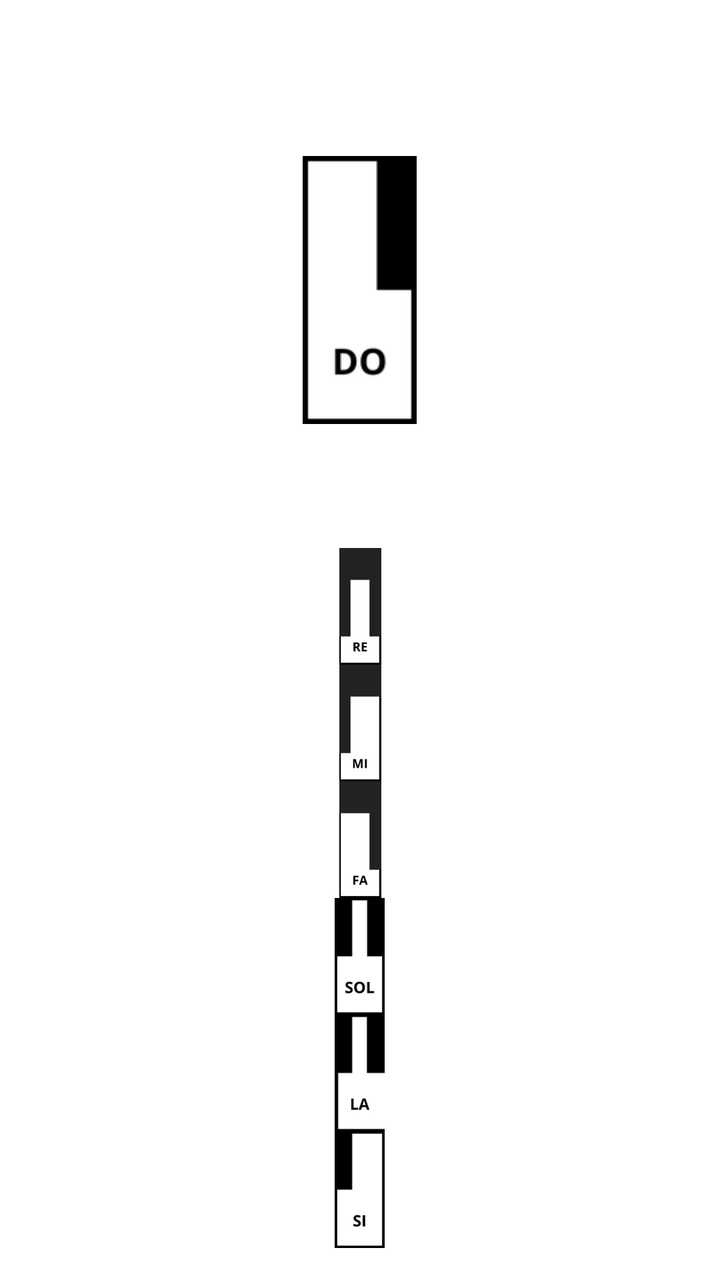
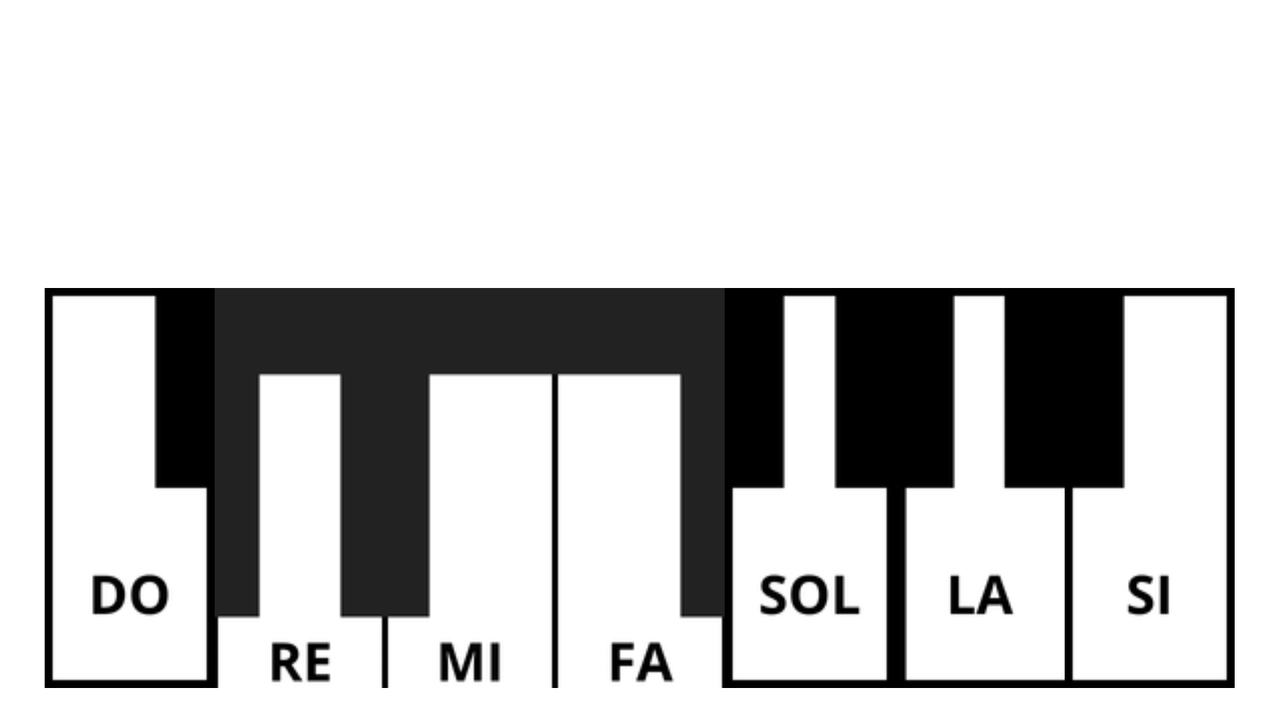

Compare how this app lays out the same screen by default and in its alternative resource folder. The renders come first, then the two layout files and the values they reference.
<!-- AndroidManifest.xml: application theme Theme.PianoGrupo03 -->
<!-- res/layout/activity_main.xml -->
<LinearLayout xmlns:android="http://schemas.android.com/apk/res/android"
    android:id="@+id/main"
    android:layout_width="match_parent"
    android:layout_height="match_parent"
    android:background="@color/white"
    android:gravity="center"
    android:orientation="vertical"
    android:padding="16dp">

    
    <ImageView
        android:id="@+id/img_do"
        android:layout_width="57dp"
        android:layout_height="wrap_content"
        android:layout_weight="1"
        android:contentDescription="nota do"
        android:src="@drawable/don" />

    
    <ImageView
        android:id="@+id/imgRe"
        android:layout_width="64dp"
        android:layout_height="0dp"
        android:layout_weight="1"
        android:contentDescription="nota re"
        android:src="@drawable/re" />

    
    <ImageView
        android:id="@+id/imgMi"
        android:layout_width="wrap_content"
        android:layout_height="0dp"
        android:layout_weight="1"
        android:contentDescription="nota mi"
        android:src="@drawable/mi" />

    
    <ImageView
        android:id="@+id/imgFa"
        android:layout_width="wrap_content"
        android:layout_height="0dp"
        android:layout_weight="1"
        android:contentDescription="notafa"
        android:src="@drawable/fa" />

    
    <ImageView
        android:id="@+id/imgSol"
        android:layout_width="wrap_content"
        android:layout_height="0dp"
        android:layout_weight="1"
        android:contentDescription="nota sol"
        android:src="@drawable/sol" />

    
    <ImageView
        android:id="@+id/imgLa"
        android:layout_width="wrap_content"
        android:layout_height="0dp"
        android:layout_weight="1"
        android:contentDescription="nota la"
        android:src="@drawable/la" />

    
    <ImageView
        android:id="@+id/imgSi"
        android:layout_width="wrap_content"
        android:layout_height="0dp"
        android:layout_weight="1"
        android:contentDescription="nota si"
        android:src="@drawable/si" />
</LinearLayout>
<!-- resources referenced by this layout -->
<resources>
  <!-- drawable don: png bitmap (drawable, 2767 bytes) -->
  <!-- drawable fa: png bitmap (drawable, 2893 bytes) -->
  <!-- drawable la: png bitmap (drawable, 2480 bytes) -->
  <!-- drawable mi: png bitmap (drawable, 2807 bytes) -->
  <!-- drawable re: png bitmap (drawable, 2810 bytes) -->
  <!-- drawable si: png bitmap (drawable, 2345 bytes) -->
  <!-- drawable sol: png bitmap (drawable, 3021 bytes) -->
  <style name="Theme.PianoGrupo03" parent="Base.Theme.PianoGrupo03" />
  <style name="Base.Theme.PianoGrupo03" parent="Theme.Material3.DayNight">
          
          
      </style>
</resources>
<!-- res/layout-land/activity_main.xml (the repository's variant of the layout above) -->
<!-- drawn on the phone turned sideways -->
<LinearLayout
    xmlns:android="http://schemas.android.com/apk/res/android"
    android:id="@+id/main"
    android:layout_width="match_parent"
    android:layout_height="match_parent"
    android:background="@color/white"
    android:orientation="horizontal"
    android:gravity="bottom|center"
    android:padding="16dp">

    
    <ImageButton
        android:id="@+id/img_do"
        android:layout_width="85dp"
        android:layout_height="200dp"
        android:contentDescription="@string/descripcionNotaDo"
        android:src="@drawable/don"
        android:onClick="sonidoDo"
        />

    
    <ImageButton
        android:id="@+id/imgRe"
        android:layout_width="85dp"
        android:layout_height="200dp"
        android:contentDescription="@string/DescripcionNotaRe"
        android:src="@drawable/re"
        android:onClick="sonidoRe"
        />

    
    <ImageButton
        android:id="@+id/imgMi"
        android:layout_width="85dp"
        android:layout_height="200dp"
        android:contentDescription="@string/DescripcionNotaMi"
        android:src="@drawable/mi"
        android:onClick="sonidoMi"
        />

    
    <ImageButton
        android:id="@+id/imgFa"
        android:layout_width="85dp"
        android:layout_height="200dp"
        android:contentDescription="@string/DescripcionNotaFa"
        android:src="@drawable/fa"
        android:onClick="sonidoFa"
        />

    
    <ImageButton
        android:id="@+id/imgSol"
        android:layout_width="85dp"
        android:layout_height="200dp"
        android:contentDescription="@string/DescripcionNotaSol"
        android:src="@drawable/sol"
        android:onClick="sonidoSol"
        />

    
    <ImageButton
        android:id="@+id/imgLa"
        android:layout_width="85dp"
        android:layout_height="200dp"
        android:contentDescription="@string/DescripcionNotaLa"
        android:src="@drawable/la"
        android:onClick="sonidoLa"
        />

    
    <ImageButton
        android:id="@+id/imgSi"
        android:layout_width="85dp"
        android:layout_height="200dp"
        android:contentDescription="@string/DescripcionNotaSi"
        android:src="@drawable/si"
        android:onClick="sonidoSi"
        />

</LinearLayout>
<!-- resources referenced by the variant -->
<!-- as the phone turned sideways resolves them -->
<resources>
  <!-- drawable don: png bitmap (drawable, 2767 bytes) -->
  <!-- drawable fa: png bitmap (drawable, 2893 bytes) -->
  <!-- drawable la: png bitmap (drawable, 2480 bytes) -->
  <!-- drawable mi: png bitmap (drawable, 2807 bytes) -->
  <!-- drawable re: png bitmap (drawable, 2810 bytes) -->
  <!-- drawable si: png bitmap (drawable, 2345 bytes) -->
  <!-- drawable sol: png bitmap (drawable, 3021 bytes) -->
  <string name="DescripcionNotaFa">nota fa</string>
  <string name="DescripcionNotaLa">nota la</string>
  <string name="DescripcionNotaMi">nota mi</string>
  <string name="DescripcionNotaRe">nota re</string>
  <string name="DescripcionNotaSi">nota si</string>
  <string name="DescripcionNotaSol">nota sol</string>
  <string name="descripcionNotaDo">nota do</string>
  <style name="Theme.PianoGrupo03" parent="Base.Theme.PianoGrupo03" />
  <style name="Base.Theme.PianoGrupo03" parent="Theme.Material3.DayNight">
          
          
      </style>
</resources>
